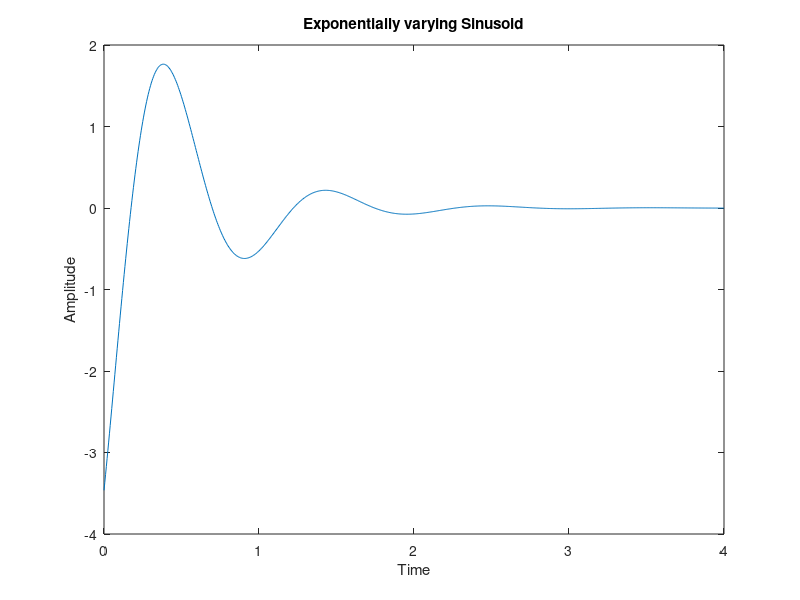

MATLAB code for this plot:
t=0:.005:4;
a=4*exp(-2*t);
b=sin(6*t-(pi/3));
y=a.*b;
plot(t,y);
xlabel('Time');
ylabel('Amplitude');
title('Exponentially varying Sinusoid');
grid off;